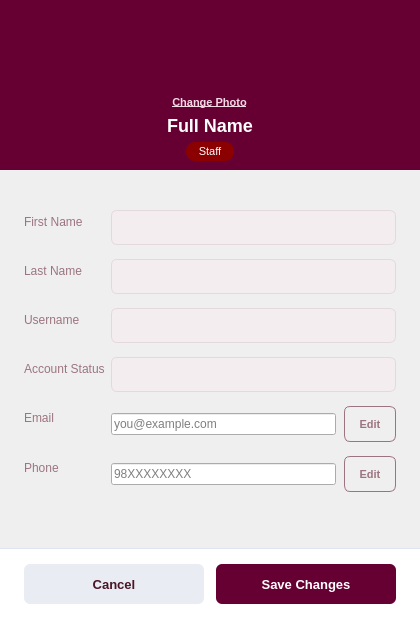
<?xml version="1.0" encoding="UTF-8"?>
<ui version="4.0">
 <class>Profile</class>
 <widget class="QDialog" name="Profile">
  <property name="geometry">
   <rect>
    <x>0</x>
    <y>0</y>
    <width>420</width>
    <height>620</height>
   </rect>
  </property>
  <property name="minimumSize">
   <size>
    <width>420</width>
    <height>620</height>
   </size>
  </property>
  <property name="maximumSize">
   <size>
    <width>420</width>
    <height>620</height>
   </size>
  </property>
  <property name="windowTitle">
   <string>My Profile</string>
  </property>
  <property name="styleSheet">
   <string>
QDialog {
background-color: #F4F6FA;
}
   </string>
  </property>
  <layout class="QVBoxLayout" name="rootLayout">
   <property name="spacing">
    <number>0</number>
   </property>
   <property name="leftMargin">
    <number>0</number>
   </property>
   <property name="topMargin">
    <number>0</number>
   </property>
   <property name="rightMargin">
    <number>0</number>
   </property>
   <property name="bottomMargin">
    <number>0</number>
   </property>
   <item>
    <widget class="QFrame" name="headerFrame">
     <property name="minimumSize">
      <size>
       <width>0</width>
       <height>170</height>
      </size>
     </property>
     <property name="maximumSize">
      <size>
       <width>16777215</width>
       <height>170</height>
      </size>
     </property>
     <property name="styleSheet">
      <string>
QFrame#headerFrame {
background-color: #660033;
}
      </string>
     </property>
     <layout class="QVBoxLayout" name="headerLayout">
      <property name="spacing">
       <number>6</number>
      </property>
      <property name="topMargin">
       <number>20</number>
      </property>
      <item alignment="Qt::AlignmentFlag::AlignHCenter">
       <widget class="QLabel" name="avatarLabel">
        <property name="minimumSize">
         <size>
          <width>96</width>
          <height>96</height>
         </size>
        </property>
        <property name="maximumSize">
         <size>
          <width>96</width>
          <height>96</height>
         </size>
        </property>
        <property name="styleSheet">
         <string>
QLabel {
border-radius: 48px;
background-color: transparent;
}
         </string>
        </property>
        <property name="alignment">
         <set>Qt::AlignmentFlag::AlignCenter</set>
        </property>
       </widget>
      </item>
      <item alignment="Qt::AlignmentFlag::AlignHCenter">
       <widget class="QPushButton" name="btnChangePhoto">
        <property name="cursor">
         <cursorShape>PointingHandCursor</cursorShape>
        </property>
        <property name="styleSheet">
         <string>
QPushButton {
background-color: transparent;
color: #F3D9E4;
border: none;
font-size: 11px;
font-weight: 600;
text-decoration: underline;
padding: 0px;
}
QPushButton:hover {
color: white;
}
         </string>
        </property>
        <property name="text">
         <string>Change Photo</string>
        </property>
       </widget>
      </item>
      <item alignment="Qt::AlignmentFlag::AlignHCenter">
       <widget class="QLabel" name="nameLabel">
        <property name="styleSheet">
         <string>
QLabel {
color: white;
font-size: 18px;
font-weight: bold;
border: none;
}
         </string>
        </property>
        <property name="text">
         <string>Full Name</string>
        </property>
        <property name="alignment">
         <set>Qt::AlignmentFlag::AlignCenter</set>
        </property>
       </widget>
      </item>
      <item alignment="Qt::AlignmentFlag::AlignHCenter">
       <widget class="QLabel" name="roleBadgeLabel">
        <property name="styleSheet">
         <string>
QLabel {
background-color: #8B0000;
color: white;
border-radius: 9px;
padding: 3px 12px;
font-size: 11px;
border: none;
}
         </string>
        </property>
        <property name="text">
         <string>Staff</string>
        </property>
        <property name="alignment">
         <set>Qt::AlignmentFlag::AlignCenter</set>
        </property>
       </widget>
      </item>
     </layout>
    </widget>
   </item>
   <item>
    <widget class="QScrollArea" name="scrollArea">
     <property name="frameShape">
      <enum>QFrame::Shape::NoFrame</enum>
     </property>
     <property name="widgetResizable">
      <bool>true</bool>
     </property>
     <property name="styleSheet">
      <string>
QScrollArea {
background-color: #F4F6FA;
border: none;
}
      </string>
     </property>
     <widget class="QWidget" name="scrollAreaContents">
      <property name="geometry">
       <rect>
        <x>0</x>
        <y>0</y>
        <width>400</width>
        <height>360</height>
       </rect>
      </property>
      <layout class="QVBoxLayout" name="scrollContentsLayout">
       <property name="leftMargin">
        <number>24</number>
       </property>
       <property name="topMargin">
        <number>20</number>
       </property>
       <property name="rightMargin">
        <number>24</number>
       </property>
       <property name="bottomMargin">
        <number>12</number>
       </property>
       <item>
        <widget class="QLabel" name="statusMessageLabel">
         <property name="text">
          <string/>
         </property>
         <property name="wordWrap">
          <bool>true</bool>
         </property>
        </widget>
       </item>
       <item>
        <layout class="QFormLayout" name="formLayout">
         <property name="verticalSpacing">
          <number>14</number>
         </property>
         <property name="labelAlignment">
          <set>Qt::AlignmentFlag::AlignLeft</set>
         </property>
         <item row="0" column="0">
          <widget class="QLabel" name="lblFirstNameTitle">
           <property name="styleSheet">
            <string>QLabel { color: #9c7480; font-size: 12px; }</string>
           </property>
           <property name="text">
            <string>First Name</string>
           </property>
          </widget>
         </item>
         <item row="0" column="1">
          <widget class="QLineEdit" name="leFirstName">
           <property name="readOnly">
            <bool>true</bool>
           </property>
           <property name="styleSheet">
            <string>
QLineEdit {
background-color: #F3EDEF;
color: #4a1626;
border: 1px solid #E3D9DD;
border-radius: 6px;
padding: 8px 10px;
font-size: 13px;
}
            </string>
           </property>
          </widget>
         </item>
         <item row="1" column="0">
          <widget class="QLabel" name="lblLastNameTitle">
           <property name="styleSheet">
            <string>QLabel { color: #9c7480; font-size: 12px; }</string>
           </property>
           <property name="text">
            <string>Last Name</string>
           </property>
          </widget>
         </item>
         <item row="1" column="1">
          <widget class="QLineEdit" name="leLastName">
           <property name="readOnly">
            <bool>true</bool>
           </property>
           <property name="styleSheet">
            <string>
QLineEdit {
background-color: #F3EDEF;
color: #4a1626;
border: 1px solid #E3D9DD;
border-radius: 6px;
padding: 8px 10px;
font-size: 13px;
}
            </string>
           </property>
          </widget>
         </item>
         <item row="2" column="0">
          <widget class="QLabel" name="lblUsernameTitle">
           <property name="styleSheet">
            <string>QLabel { color: #9c7480; font-size: 12px; }</string>
           </property>
           <property name="text">
            <string>Username</string>
           </property>
          </widget>
         </item>
         <item row="2" column="1">
          <widget class="QLineEdit" name="leUsername">
           <property name="readOnly">
            <bool>true</bool>
           </property>
           <property name="toolTip">
            <string>Username cannot be changed</string>
           </property>
           <property name="styleSheet">
            <string>
QLineEdit {
background-color: #F3EDEF;
color: #4a1626;
border: 1px solid #E3D9DD;
border-radius: 6px;
padding: 8px 10px;
font-size: 13px;
}
            </string>
           </property>
          </widget>
         </item>
         <item row="3" column="0">
          <widget class="QLabel" name="lblStatusTitle">
           <property name="styleSheet">
            <string>QLabel { color: #9c7480; font-size: 12px; }</string>
           </property>
           <property name="text">
            <string>Account Status</string>
           </property>
          </widget>
         </item>
         <item row="3" column="1">
          <widget class="QLineEdit" name="leStatus">
           <property name="readOnly">
            <bool>true</bool>
           </property>
           <property name="styleSheet">
            <string>
QLineEdit {
background-color: #F3EDEF;
color: #4a1626;
border: 1px solid #E3D9DD;
border-radius: 6px;
padding: 8px 10px;
font-size: 13px;
}
            </string>
           </property>
          </widget>
         </item>
         <item row="4" column="0">
          <widget class="QLabel" name="lblEmailTitle">
           <property name="styleSheet">
            <string>QLabel { color: #9c7480; font-size: 12px; }</string>
           </property>
           <property name="text">
            <string>Email</string>
           </property>
          </widget>
         </item>
         <item row="4" column="1">
          <layout class="QHBoxLayout" name="emailFieldLayout">
           <property name="spacing">
            <number>8</number>
           </property>
           <item>
            <widget class="QLineEdit" name="leEmail">
             <property name="readOnly">
              <bool>true</bool>
             </property>
             <property name="placeholderText">
              <string>you@example.com</string>
             </property>
             <property name="styleSheet">
              <string>
QLineEdit[fieldEditable="false"] {
background-color: #F3EDEF;
color: #4a1626;
border: 1px solid #E3D9DD;
border-radius: 6px;
padding: 8px 10px;
font-size: 13px;
}

QLineEdit[fieldEditable="true"] {
background-color: white;
color: #4a1626;
border: 1px solid #9c7480;
border-radius: 6px;
padding: 8px 10px;
font-size: 13px;
}

QLineEdit[fieldEditable="true"]:focus {
border: 1px solid #660033;
}
              </string>
             </property>
             <property name="fieldEditable" stdset="0">
              <bool>false</bool>
             </property>
            </widget>
           </item>
           <item>
            <widget class="QPushButton" name="btnEditEmail">
             <property name="minimumSize">
              <size>
               <width>52</width>
               <height>36</height>
              </size>
             </property>
             <property name="maximumSize">
              <size>
               <width>52</width>
               <height>36</height>
              </size>
             </property>
             <property name="cursor">
              <cursorShape>PointingHandCursor</cursorShape>
             </property>
             <property name="styleSheet">
              <string>
QPushButton {
background-color: transparent;
color: #9c7480;
border: 1px solid #9c7480;
border-radius: 6px;
font-size: 11px;
font-weight: bold;
}

QPushButton:hover {
background-color: #9c7480;
color: white;
}

QPushButton:pressed {
background-color: #4a1626;
border: 1px solid #4a1626;
color: white;
}
              </string>
             </property>
             <property name="text">
              <string>Edit</string>
             </property>
            </widget>
           </item>
          </layout>
         </item>
         <item row="5" column="0">
          <widget class="QLabel" name="lblPhoneTitle">
           <property name="styleSheet">
            <string>QLabel { color: #9c7480; font-size: 12px; }</string>
           </property>
           <property name="text">
            <string>Phone</string>
           </property>
          </widget>
         </item>
         <item row="5" column="1">
          <layout class="QHBoxLayout" name="phoneFieldLayout">
           <property name="spacing">
            <number>8</number>
           </property>
           <item>
            <widget class="QLineEdit" name="lePhone">
             <property name="readOnly">
              <bool>true</bool>
             </property>
             <property name="placeholderText">
              <string>98XXXXXXXX</string>
             </property>
             <property name="styleSheet">
              <string>
QLineEdit[fieldEditable="false"] {
background-color: #F3EDEF;
color: #4a1626;
border: 1px solid #E3D9DD;
border-radius: 6px;
padding: 8px 10px;
font-size: 13px;
}

QLineEdit[fieldEditable="true"] {
background-color: white;
color: #4a1626;
border: 1px solid #9c7480;
border-radius: 6px;
padding: 8px 10px;
font-size: 13px;
}

QLineEdit[fieldEditable="true"]:focus {
border: 1px solid #660033;
}
              </string>
             </property>
             <property name="fieldEditable" stdset="0">
              <bool>false</bool>
             </property>
            </widget>
           </item>
           <item>
            <widget class="QPushButton" name="btnEditPhone">
             <property name="minimumSize">
              <size>
               <width>52</width>
               <height>36</height>
              </size>
             </property>
             <property name="maximumSize">
              <size>
               <width>52</width>
               <height>36</height>
              </size>
             </property>
             <property name="cursor">
              <cursorShape>PointingHandCursor</cursorShape>
             </property>
             <property name="styleSheet">
              <string>
QPushButton {
background-color: transparent;
color: #9c7480;
border: 1px solid #9c7480;
border-radius: 6px;
font-size: 11px;
font-weight: bold;
}

QPushButton:hover {
background-color: #9c7480;
color: white;
}

QPushButton:pressed {
background-color: #4a1626;
border: 1px solid #4a1626;
color: white;
}
              </string>
             </property>
             <property name="text">
              <string>Edit</string>
             </property>
            </widget>
           </item>
          </layout>
         </item>
        </layout>
       </item>
       <item>
        <spacer name="formBottomSpacer">
         <property name="orientation">
          <enum>Qt::Orientation::Vertical</enum>
         </property>
         <property name="sizeHint" stdset="0">
          <size>
           <width>20</width>
           <height>20</height>
          </size>
         </property>
        </spacer>
       </item>
      </layout>
     </widget>
    </widget>
   </item>
   <item>
    <widget class="QFrame" name="footerFrame">
     <property name="minimumSize">
      <size>
       <width>0</width>
       <height>72</height>
      </size>
     </property>
     <property name="maximumSize">
      <size>
       <width>16777215</width>
       <height>72</height>
      </size>
     </property>
     <property name="styleSheet">
      <string>
QFrame#footerFrame {
background-color: #FFFFFF;
border-top: 1px solid #E0E4EE;
}
      </string>
     </property>
     <layout class="QHBoxLayout" name="footerLayout">
      <property name="leftMargin">
       <number>24</number>
      </property>
      <property name="topMargin">
       <number>12</number>
      </property>
      <property name="rightMargin">
       <number>24</number>
      </property>
      <property name="bottomMargin">
       <number>12</number>
      </property>
      <property name="spacing">
       <number>12</number>
      </property>
      <item>
       <widget class="QPushButton" name="btnCancel">
        <property name="minimumSize">
         <size>
          <width>0</width>
          <height>40</height>
         </size>
        </property>
        <property name="cursor">
         <cursorShape>PointingHandCursor</cursorShape>
        </property>
        <property name="styleSheet">
         <string>
QPushButton {
background-color: #E9ECF2;
color: #4a1626;
border: none;
border-radius: 6px;
font-size: 13px;
font-weight: bold;
}

QPushButton:hover {
background-color: #D8DEE9;
}
         </string>
        </property>
        <property name="text">
         <string>Cancel</string>
        </property>
       </widget>
      </item>
      <item>
       <widget class="QPushButton" name="btnSave">
        <property name="minimumSize">
         <size>
          <width>0</width>
          <height>40</height>
         </size>
        </property>
        <property name="cursor">
         <cursorShape>PointingHandCursor</cursorShape>
        </property>
        <property name="styleSheet">
         <string>
QPushButton {
background-color: #660033;
color: white;
border: none;
border-radius: 6px;
font-size: 13px;
font-weight: bold;
}

QPushButton:hover {
background-color: #4A0026;
}
         </string>
        </property>
        <property name="text">
         <string>Save Changes</string>
        </property>
       </widget>
      </item>
     </layout>
    </widget>
   </item>
  </layout>
 </widget>
 <resources/>
 <connections/>
</ui>
